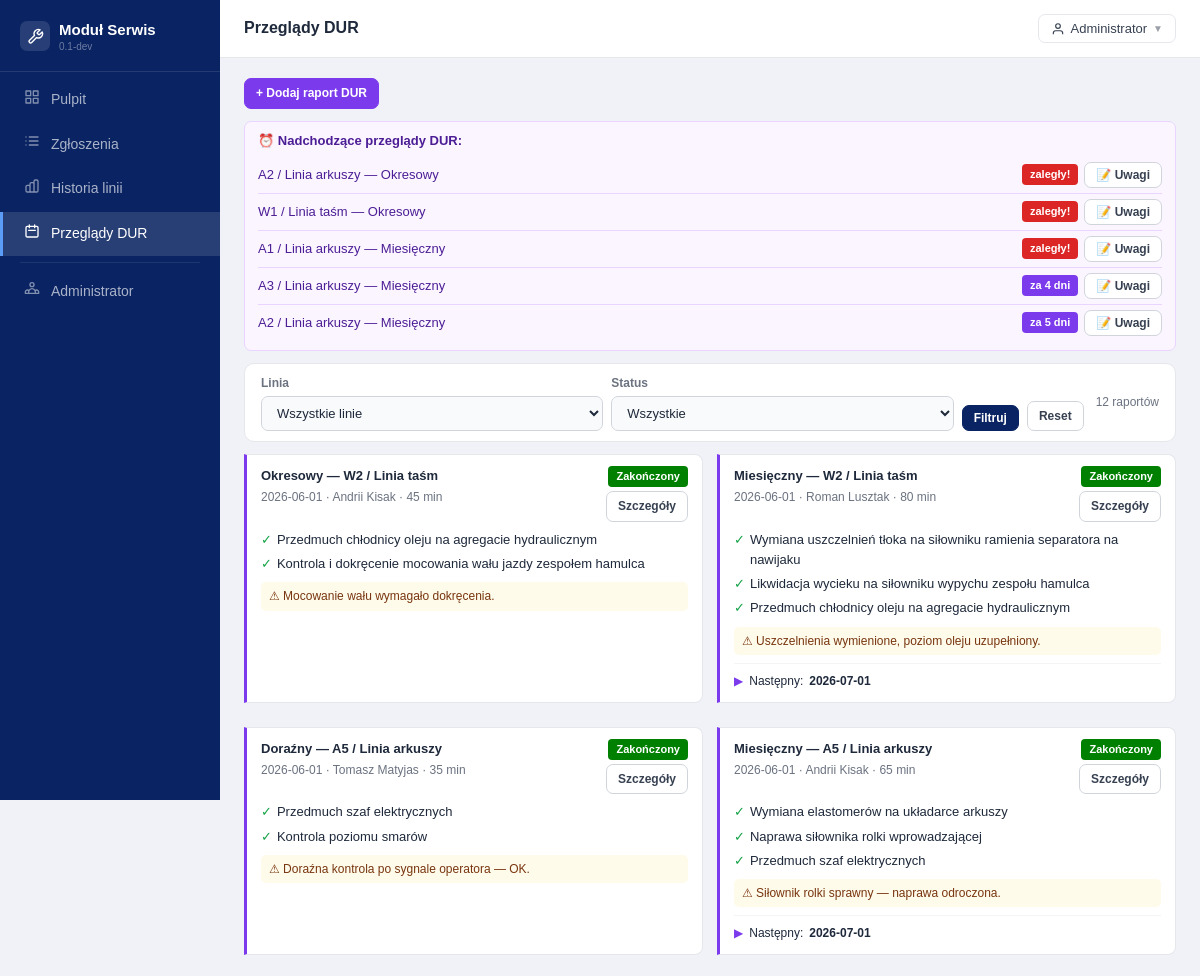
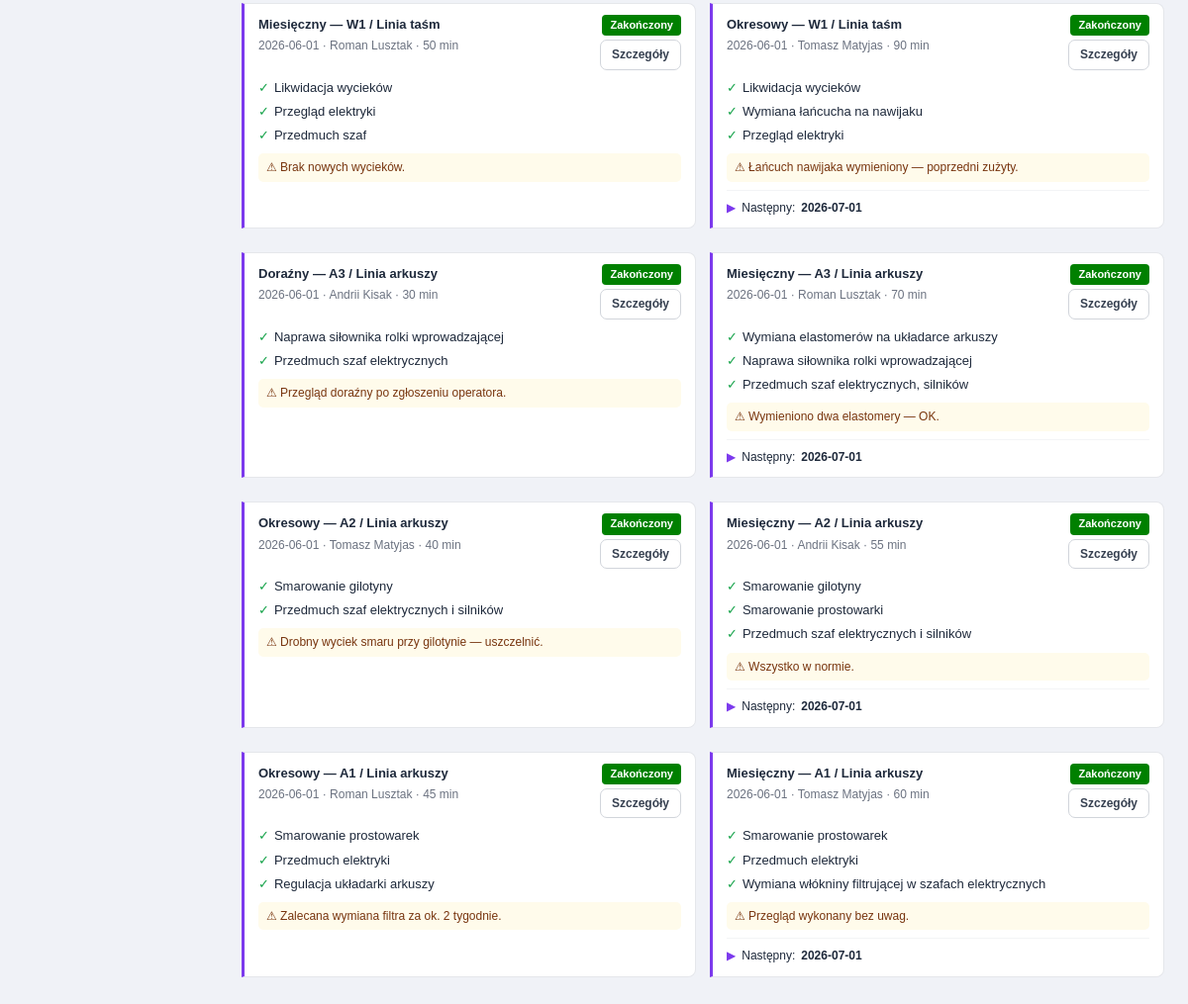
The app's page /index.php?route=dur (signed in) with its own data (2 pictures, top to bottom).
### tables this page shows
CREATE TABLE IF NOT EXISTS `maintenance_schedules` (
    `id` INT UNSIGNED NOT NULL AUTO_INCREMENT,
    `production_line_id` INT UNSIGNED NOT NULL,
    `template_id` INT UNSIGNED NULL,
    `review_type` ENUM(
        'weekly',
        'monthly',
        'quarterly',
        'biannual',
        'annual',
        'ad_hoc',
        'periodic'
    ) NOT NULL,
    `interval_days` INT UNSIGNED NOT NULL DEFAULT 30,
    `next_due_date` DATE NULL,
    `is_active` TINYINT(1) NOT NULL DEFAULT 1,
    `created_at` DATETIME NOT NULL DEFAULT CURRENT_TIMESTAMP,
    `updated_at` DATETIME NOT NULL DEFAULT CURRENT_TIMESTAMP ON UPDATE CURRENT_TIMESTAMP,
    PRIMARY KEY (`id`),
    KEY `idx_sched_line` (`production_line_id`),
    KEY `idx_sched_due` (`next_due_date`),
    CONSTRAINT `fk_sched_line` FOREIGN KEY (`production_line_id`) REFERENCES `production_lines` (`id`),
    CONSTRAINT `fk_sched_template` FOREIGN KEY (`template_id`) REFERENCES `maintenance_templates` (`id`) ON DELETE SET NULL
);

CREATE TABLE IF NOT EXISTS `production_lines` (
    `id` INT UNSIGNED NOT NULL AUTO_INCREMENT,
    `name` VARCHAR(150) NOT NULL,
    `prefix` VARCHAR(10) NOT NULL,
    `description` TEXT NULL,
    `is_active` TINYINT(1) NOT NULL DEFAULT 1,
    `created_at` DATETIME NOT NULL DEFAULT CURRENT_TIMESTAMP,
    `updated_at` DATETIME NOT NULL DEFAULT CURRENT_TIMESTAMP ON UPDATE CURRENT_TIMESTAMP,
    PRIMARY KEY (`id`),
    UNIQUE KEY `uq_line_prefix` (`prefix`),
    KEY `idx_lines_active` (`is_active`)
);

CREATE TABLE IF NOT EXISTS `settings` (
    `id` INT UNSIGNED NOT NULL AUTO_INCREMENT,
    `skey` VARCHAR(100) NOT NULL,
    `svalue` TEXT NULL,
    `label` VARCHAR(200) NOT NULL,
    `created_at` DATETIME NOT NULL DEFAULT CURRENT_TIMESTAMP,
    `updated_at` DATETIME NOT NULL DEFAULT CURRENT_TIMESTAMP ON UPDATE CURRENT_TIMESTAMP,
    PRIMARY KEY (`id`),
    UNIQUE KEY `uq_settings_key` (`skey`)
);

CREATE TABLE IF NOT EXISTS `maintenance_reviews` (
    `id` INT UNSIGNED NOT NULL AUTO_INCREMENT,
    `production_line_id` INT UNSIGNED NOT NULL,
    `subsystem_id` INT UNSIGNED NULL,
    `template_id` INT UNSIGNED NULL,
    `schedule_id` INT UNSIGNED NULL,
    `performed_by` INT UNSIGNED NOT NULL,
    `review_type` ENUM(
        'weekly',
        'monthly',
        'quarterly',
        'biannual',
        'annual',
        'ad_hoc',
        'periodic'
    ) NOT NULL DEFAULT 'monthly',
    `review_date` DATE NOT NULL,
    `duration_minutes` INT UNSIGNED NULL,
    `activities` TEXT NOT NULL,
    `parts_used` TEXT NULL,
    `notes` TEXT NULL,
    `status` ENUM(
        'completed',
        'partial',
        'interrupted'
    ) NOT NULL DEFAULT 'completed',
    `next_review_date` DATE NULL,
    `created_at` DATETIME NOT NULL DEFAULT CURRENT_TIMESTAMP,
    `updated_at` DATETIME NOT NULL DEFAULT CURRENT_TIMESTAMP ON UPDATE CURRENT_TIMESTAMP,
    PRIMARY KEY (`id`),
    KEY `idx_rev_line` (`production_line_id`),
    KEY `idx_rev_date` (`review_date`),
    KEY `idx_rev_performer` (`performed_by`),
    CONSTRAINT `fk_rev_line` FOREIGN KEY (`production_line_id`) REFERENCES `production_lines` (`id`),
    CONSTRAINT `fk_rev_subsystem` FOREIGN KEY (`subsystem_id`) REFERENCES `line_subsystems` (`id`) ON DELETE SET NULL,
    CONSTRAINT `fk_rev_template` FOREIGN KEY (`template_id`) REFERENCES `maintenance_templates` (`id`) ON DELETE SET NULL,
    CONSTRAINT `fk_rev_schedule` FOREIGN KEY (`schedule_id`) REFERENCES `maintenance_schedules` (`id`) ON DELETE SET NULL,
    CONSTRAINT `fk_rev_performer` FOREIGN KEY (`performed_by`) REFERENCES `users` (`id`)
);

CREATE TABLE IF NOT EXISTS `users` (
    `id` INT UNSIGNED NOT NULL AUTO_INCREMENT,
    `role_id` INT UNSIGNED NOT NULL,
    `name` VARCHAR(150) NOT NULL,
    `login` VARCHAR(80) NOT NULL,
    `email` VARCHAR(200) NULL,
    `password_hash` VARCHAR(255) NOT NULL,
    `is_active` TINYINT(1) NOT NULL DEFAULT 1,
    `last_login_at` DATETIME NULL,
    `created_at` DATETIME NOT NULL DEFAULT CURRENT_TIMESTAMP,
    `updated_at` DATETIME NOT NULL DEFAULT CURRENT_TIMESTAMP ON UPDATE CURRENT_TIMESTAMP,
    PRIMARY KEY (`id`),
    UNIQUE KEY `uq_users_login` (`login`),
    UNIQUE KEY `uq_users_email` (`email`),
    KEY `idx_users_role` (`role_id`),
    KEY `idx_users_active` (`is_active`),
    CONSTRAINT `fk_users_role` FOREIGN KEY (`role_id`) REFERENCES `roles` (`id`)
);

### templates/shared/dur_list.php (the view, shortened to what the rows shown need)
<?php
require BASE_PATH . '/templates/shared/header.php';
$typeLabels = [];
try {
  $tl = (new \App\Models\SettingsModel())->get('dur_type_labels');
  if ($tl) $typeLabels = json_decode($tl, true) ?? [];
} catch (\Throwable $e) {
}
$durStatusConfig = [];
try {
  $saved = (new \App\Models\SettingsModel())->get('dur_review_statuses');
  if ($saved) $durStatusConfig = json_decode($saved, true) ?? [];
} catch (\Throwable $e) {
}
$durStatusConfig += [
  'completed'   => ['label' => 'Zakończony', 'color' => '#16a34a'],
  'partial'     => ['label' => 'Częściowy',  'color' => '#d97706'],
  'interrupted' => ['label' => 'Przerwany',  'color' => '#dc2626'],
];
$noteCounts    = $noteCounts ?? [];
?>
<?php if ($upcoming): ?>
  <div class="alert alert-v mb2">
    <?php foreach ($upcoming as $u):
      $dl        = (int)$u['days_left'];
      $bc        = $dl <= 0 ? '#dc2626' : ($dl <= 3 ? '#d97706' : '#7c3aed');
      $bl        = $dl <= 0 ? 'zaległy!' : 'za ' . $dl . ' dni';
      $noteCount = (int)($noteCounts[$u['id']] ?? 0);
    ?>
      <div class="dur-up-item" style="display:flex;align-items:center;justify-content:space-between;flex-wrap:wrap;gap:6px;">
        <span><?= Helpers::e($u['line_name']) ?> — <?= Helpers::reviewTypeLabel($u['review_type'], $typeLabels) ?></span>
        <div style="display:flex;align-items:center;gap:6px;flex-shrink:0;">
          <span class="badge" style="background:<?= $bc ?>;color:#fff;"><?= $bl ?></span>
          <button
            type="button"
            class="btn btn-sm"
            id="notes-btn-<?= (int)$u['id'] ?>"
            style="position:relative;<?= $noteCount > 0 ? 'padding-right:22px;' : '' ?>"
            onclick="openNotesModal(
          <?= (int)$u['id'] ?>,
          '<?= Helpers::e(addslashes($u['line_name'])) ?>',
          '<?= Helpers::e(addslashes(Helpers::reviewTypeLabel($u['review_type'], $typeLabels))) ?>'
        )">
            📝 Uwagi
          </button>
        </div>
      </div>
    <?php endforeach; ?>
  </div>
<?php endif; ?>
<div class="g2">
  <?php foreach ($reviews as $r):
    $sc = $durStatusConfig[$r['status']]['color'] ?? '#374151';
    $sl = $durStatusConfig[$r['status']]['label'] ?? $r['status'];
  ?>
    <div class="dur-card">
      <div style="display:flex;align-items:flex-start;justify-content:space-between;margin-bottom:6px;">
        <div>
          <div class="dur-title">
            <?= Helpers::reviewTypeLabel($r['review_type'], $typeLabels) ?> — <?= Helpers::e($r['line_name']) ?>
          </div>
          <div class="dur-meta">
            <?= Helpers::e($r['review_date']) ?> · <?= Helpers::e($r['performer_name']) ?>
            <?= $r['duration_minutes'] ? ' · ' . (int)$r['duration_minutes'] . ' min' : '' ?>
          </div>
        </div>
        <div style="display:flex;flex-direction:column;align-items:flex-end;gap:4px;">
          <span class="badge" style="background:<?= $sc ?>;color:#fff;"><?= $sl ?></span>
          <a href="<?= BASE_URL ?>/index.php?route=dur_detail&id=<?= $r['id'] ?>" class="btn btn-sm">Szczegóły</a>
        </div>
      </div>
      <?php foreach (array_slice(explode("\n", $r['activities']), 0, 3) as $a): if (trim($a)): ?>
          <div class="dur-item"><span class="ck">✓</span><span><?= Helpers::e(ltrim(trim($a), '-')) ?></span></div>
      <?php endif;
      endforeach; ?>
      <?php if ($r['notes']): ?>
        <div style="margin-top:6px;padding:5px 8px;background:#fffbeb;border-radius:5px;font-size:12px;color:#78350f;">
          ⚠ <?= Helpers::e($r['notes']) ?>
        </div>
      <?php endif; ?>
      <?php if ($r['next_review_date']): ?>
        <div class="dur-next">
          <span style="color:#7c3aed;">▶</span> Następny: <strong><?= Helpers::e($r['next_review_date']) ?></strong>
        </div>
      <?php endif; ?>
    </div>
  <?php endforeach; ?>
</div>
<?php require BASE_PATH . '/templates/shared/footer.php'; ?>

### records on screen
maintenance_schedules: production_line.name "A2 / Linia arkuszy", review_type.svalue "Okresowy", bl "zaległy!"
maintenance_schedules: production_line.name "W1 / Linia taśm", review_type.svalue "Okresowy", bl "zaległy!"
maintenance_schedules: production_line.name "A1 / Linia arkuszy", review_type.svalue "Miesięczny", bl "zaległy!"
maintenance_schedules: production_line.name "A3 / Linia arkuszy", review_type.svalue "Miesięczny", bl "za 4 dni"
maintenance_schedules: production_line.name "A2 / Linia arkuszy", review_type.svalue "Miesięczny", bl "za 5 dni"
maintenance_reviews: review_type.svalue "Okresowy", production_line.name "W2 / Linia taśm", review_date "2026-06-01", performed_by.name "Andrii Kisak", duration_minutes "45", status "Zakończony", activities "Przedmuch chłodnicy oleju na agregacie hydraulicznym", activities "Kontrola i dokręcenie mocowania wału jazdy zespołem hamulca", notes "Mocowanie wału wymagało dokręcenia."
maintenance_reviews: review_type.svalue "Miesięczny", production_line.name "W2 / Linia taśm", review_date "2026-06-01", performed_by.name "Roman Lusztak", duration_minutes "80", status "Zakończony", activities "Wymiana uszczelnień tłoka na siłowniku ramienia separatora na nawijaku", activities "Likwidacja wycieku na siłowniku wypychu zespołu hamulca", activities "Przedmuch chłodnicy oleju na agregacie hydraulicznym", notes "Uszczelnienia wymienione, poziom oleju uzupełniony.", next_review_date "2026-07-01"
maintenance_reviews: review_type.svalue "Doraźny", production_line.name "A5 / Linia arkuszy", review_date "2026-06-01", performed_by.name "Tomasz Matyjas", duration_minutes "35", status "Zakończony", activities "Przedmuch szaf elektrycznych", activities "Kontrola poziomu smarów", notes "Doraźna kontrola po sygnale operatora — OK."
maintenance_reviews: review_type.svalue "Miesięczny", production_line.name "A5 / Linia arkuszy", review_date "2026-06-01", performed_by.name "Andrii Kisak", duration_minutes "65", status "Zakończony", activities "Wymiana elastomerów na układarce arkuszy", activities "Naprawa siłownika rolki wprowadzającej", activities "Przedmuch szaf elektrycznych", notes "Siłownik rolki sprawny — naprawa odroczona.", next_review_date "2026-07-01"
maintenance_reviews: review_type.svalue "Miesięczny", production_line.name "W1 / Linia taśm", review_date "2026-06-01", performed_by.name "Roman Lusztak", duration_minutes "50", status "Zakończony", activities "Likwidacja wycieków", activities "Przegląd elektryki", activities "Przedmuch szaf", notes "Brak nowych wycieków."
maintenance_reviews: review_type.svalue "Okresowy", production_line.name "W1 / Linia taśm", review_date "2026-06-01", performed_by.name "Tomasz Matyjas", duration_minutes "90", status "Zakończony", activities "Likwidacja wycieków", activities "Wymiana łańcucha na nawijaku", activities "Przegląd elektryki", notes "Łańcuch nawijaka wymieniony — poprzedni zużyty.", next_review_date "2026-07-01"
maintenance_reviews: review_type.svalue "Doraźny", production_line.name "A3 / Linia arkuszy", review_date "2026-06-01", performed_by.name "Andrii Kisak", duration_minutes "30", status "Zakończony", activities "Naprawa siłownika rolki wprowadzającej", activities "Przedmuch szaf elektrycznych", notes "Przegląd doraźny po zgłoszeniu operatora."
maintenance_reviews: review_type.svalue "Miesięczny", production_line.name "A3 / Linia arkuszy", review_date "2026-06-01", performed_by.name "Roman Lusztak", duration_minutes "70", status "Zakończony", activities "Wymiana elastomerów na układarce arkuszy", activities "Naprawa siłownika rolki wprowadzającej", activities "Przedmuch szaf elektrycznych, silników", notes "Wymieniono dwa elastomery — OK.", next_review_date "2026-07-01"
maintenance_reviews: review_type.svalue "Okresowy", production_line.name "A2 / Linia arkuszy", review_date "2026-06-01", performed_by.name "Tomasz Matyjas", duration_minutes "40", status "Zakończony", activities "Smarowanie gilotyny", activities "Przedmuch szaf elektrycznych i silników", notes "Drobny wyciek smaru przy gilotynie — uszczelnić."
maintenance_reviews: review_type.svalue "Miesięczny", production_line.name "A2 / Linia arkuszy", review_date "2026-06-01", performed_by.name "Andrii Kisak", duration_minutes "55", status "Zakończony", activities "Smarowanie gilotyny", activities "Smarowanie prostowarki", activities "Przedmuch szaf elektrycznych i silników", notes "Wszystko w normie.", next_review_date "2026-07-01"
maintenance_reviews: review_type.svalue "Okresowy", production_line.name "A1 / Linia arkuszy", review_date "2026-06-01", performed_by.name "Roman Lusztak", duration_minutes "45", status "Zakończony", activities "Smarowanie prostowarek", activities "Przedmuch elektryki", activities "Regulacja układarki arkuszy", notes "Zalecana wymiana filtra za ok. 2 tygodnie."
maintenance_reviews: review_type.svalue "Miesięczny", production_line.name "A1 / Linia arkuszy", review_date "2026-06-01", performed_by.name "Tomasz Matyjas", duration_minutes "60", status "Zakończony", activities "Smarowanie prostowarek", activities "Przedmuch elektryki", activities "Wymiana włókniny filtrującej w szafach elektrycznych", notes "Przegląd wykonany bez uwag.", next_review_date "2026-07-01"

### other values on screen
$appName "Moduł Serwis"
$appVersion "0.1-dev"
Helpers::e($item['label']) "Pulpit"
Helpers::e($item['label']) "Zgłoszenia"
Helpers::e($item['label']) "Historia linii"
Helpers::e($item['label']) "Przeglądy DUR"
Helpers::e($item['label']) "Administrator"
Helpers::e($pageTitle ?? 'Moduł Serwis') "Przeglądy DUR"
Helpers::e($user['name']) "Administrator"
$pager['total'] "12"
